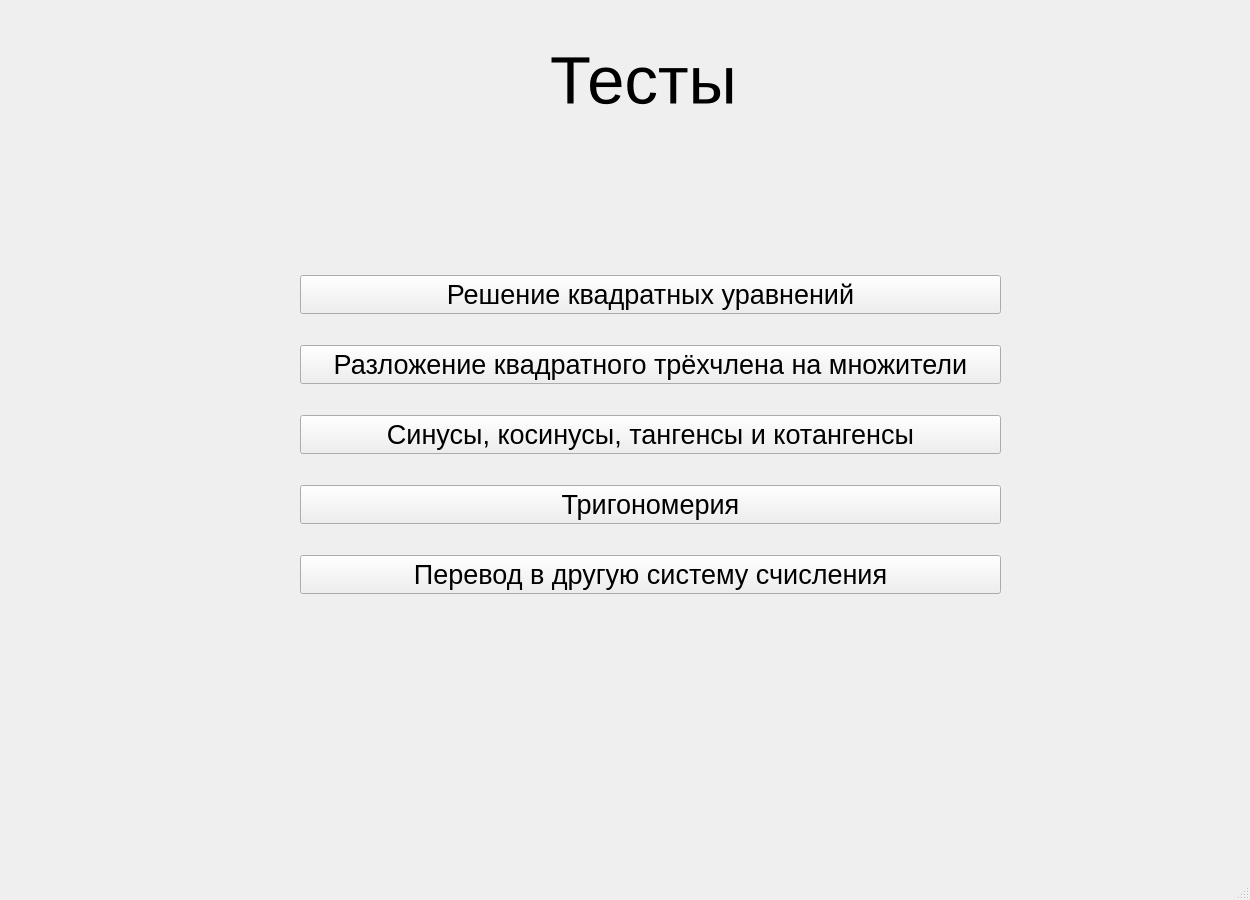
<?xml version="1.0" encoding="UTF-8"?>
<ui version="4.0">
 <class>MainWindow</class>
 <widget class="QMainWindow" name="MainWindow">
  <property name="geometry">
   <rect>
    <x>0</x>
    <y>0</y>
    <width>1250</width>
    <height>900</height>
   </rect>
  </property>
  <property name="windowTitle">
   <string>MainWindow</string>
  </property>
  <widget class="QWidget" name="centralwidget">
   <widget class="QLabel" name="label">
    <property name="geometry">
     <rect>
      <x>550</x>
      <y>0</y>
      <width>201</width>
      <height>161</height>
     </rect>
    </property>
    <property name="font">
     <font>
      <pointsize>50</pointsize>
     </font>
    </property>
    <property name="text">
     <string>Тесты</string>
    </property>
   </widget>
   <widget class="QWidget" name="">
    <property name="geometry">
     <rect>
      <x>300</x>
      <y>250</y>
      <width>701</width>
      <height>371</height>
     </rect>
    </property>
    <layout class="QVBoxLayout" name="verticalLayout">
     <item>
      <widget class="QPushButton" name="pushButton">
       <property name="font">
        <font>
         <pointsize>20</pointsize>
        </font>
       </property>
       <property name="text">
        <string>Решение квадратных уравнений</string>
       </property>
      </widget>
     </item>
     <item>
      <widget class="QPushButton" name="pushButton_2">
       <property name="font">
        <font>
         <pointsize>20</pointsize>
        </font>
       </property>
       <property name="text">
        <string>Разложение квадратного трёхчлена на множители</string>
       </property>
      </widget>
     </item>
     <item>
      <widget class="QPushButton" name="pushButton_3">
       <property name="font">
        <font>
         <pointsize>20</pointsize>
        </font>
       </property>
       <property name="text">
        <string>Синусы, косинусы, тангенсы и котангенсы</string>
       </property>
      </widget>
     </item>
     <item>
      <widget class="QPushButton" name="pushButton_4">
       <property name="font">
        <font>
         <pointsize>20</pointsize>
        </font>
       </property>
       <property name="text">
        <string>Тригономерия</string>
       </property>
      </widget>
     </item>
     <item>
      <widget class="QPushButton" name="pushButton_5">
       <property name="font">
        <font>
         <pointsize>20</pointsize>
        </font>
       </property>
       <property name="text">
        <string>Перевод в другую систему счисления</string>
       </property>
      </widget>
     </item>
    </layout>
   </widget>
  </widget>
  <widget class="QMenuBar" name="menubar">
   <property name="geometry">
    <rect>
     <x>0</x>
     <y>0</y>
     <width>1250</width>
     <height>21</height>
    </rect>
   </property>
  </widget>
  <widget class="QStatusBar" name="statusbar"/>
 </widget>
 <resources/>
 <connections/>
</ui>
